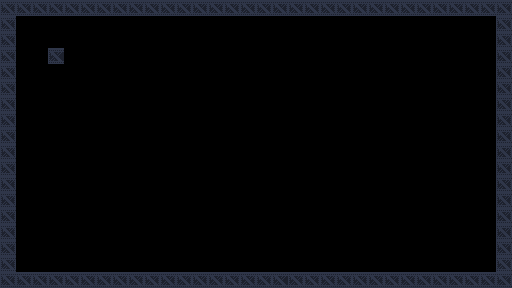

A 2D game scene composited from a Tiled map and its tileset images. What follows is a short description and the map's XML, with every tile layer's data as written:
An orthogonal 32x18 tile map with 16x16 px tiles, 2 tile layers (background, details), 2 tilesets and 11 objects (3x gravity, 3x door_1, spawn, goal, switch_1, ...).

<map version="1.5" tiledversion="1.7.2" orientation="orthogonal" renderorder="right-down" width="32" height="18" tilewidth="16" tileheight="16" infinite="0" nextlayerid="4" nextobjectid="35">
 <tileset firstgid="1" source="industrial.v2.tsx" />
 <tileset firstgid="1025" source="Dungeon Sprites.tsx" />
 <layer id="3" name="background" width="32" height="18">
  <data encoding="csv">
0,0,0,0,0,0,0,0,0,0,0,0,0,0,0,0,0,0,0,0,0,0,0,0,0,0,0,0,0,0,0,0,
0,0,0,0,0,0,0,0,0,0,0,0,0,0,0,0,0,0,0,0,0,0,0,0,0,0,0,0,0,0,0,0,
0,0,0,0,0,0,0,0,0,0,0,0,0,0,0,0,0,0,0,0,0,0,0,0,0,0,0,0,0,0,0,0,
0,0,0,0,0,0,0,0,0,0,0,0,0,0,0,0,0,0,0,0,0,0,0,0,0,0,0,0,0,0,0,0,
0,0,0,0,0,0,0,0,0,0,0,0,0,0,0,0,0,0,0,0,0,0,0,0,0,0,0,0,0,0,0,0,
0,0,0,0,0,0,0,0,0,0,0,0,0,0,0,0,0,0,0,0,0,0,0,0,0,0,0,0,0,0,0,0,
0,0,0,0,0,0,0,0,0,0,0,0,0,0,0,0,0,0,0,0,0,0,0,0,0,0,0,0,0,0,0,0,
0,0,0,0,0,0,0,0,0,0,0,0,0,0,0,0,0,0,0,0,0,0,0,0,0,0,0,0,0,0,0,0,
0,0,0,0,0,0,0,0,0,0,0,0,0,0,0,0,0,0,0,0,0,0,0,0,0,0,0,0,0,0,0,0,
0,0,0,0,0,0,0,0,0,0,0,0,0,0,0,0,0,0,0,0,0,0,0,0,0,0,0,0,0,0,0,0,
0,0,0,0,0,0,0,0,0,0,0,0,0,0,0,0,0,0,0,0,0,0,0,0,0,0,0,0,0,0,0,0,
0,0,0,0,0,0,0,0,0,0,0,0,0,0,0,0,0,0,0,0,0,0,0,0,0,0,0,0,0,0,0,0,
0,0,0,0,0,0,0,0,0,0,0,0,0,0,0,0,0,0,0,0,0,0,0,0,0,0,0,0,0,0,0,0,
0,0,0,0,0,0,0,0,0,0,0,0,0,0,0,0,0,0,0,0,0,0,0,0,0,0,0,0,0,0,0,0,
0,0,0,0,0,0,0,0,0,0,0,0,0,0,0,0,0,0,0,0,0,0,0,0,0,0,0,0,0,0,0,0,
0,0,0,0,0,0,0,0,0,0,0,0,0,0,0,0,0,0,0,0,0,0,0,0,0,0,0,0,0,0,0,0,
0,0,0,0,0,0,0,0,0,0,0,0,0,0,0,0,0,0,0,0,0,0,0,0,0,0,0,0,0,0,0,0,
0,0,0,0,0,0,0,0,0,0,0,0,0,0,0,0,0,0,0,0,0,0,0,0,0,0,0,0,0,0,0,0
</data>
 </layer>
 <layer id="1" name="details" width="32" height="18">
  <properties>
   <property name="physics" type="bool" value="true" />
  </properties>
  <data encoding="csv">
54,54,54,54,54,54,54,54,54,54,54,54,54,54,54,54,54,54,54,54,54,54,54,54,54,54,54,54,54,54,54,54,
54,0,0,0,0,0,0,0,0,0,0,0,0,0,0,0,0,0,0,0,0,0,0,0,0,0,0,0,0,0,0,54,
54,0,0,0,0,0,0,0,0,0,0,0,0,0,0,0,0,0,0,0,0,0,0,0,0,0,0,0,0,0,0,54,
54,0,0,20,0,0,0,0,0,0,0,0,0,0,0,0,0,0,0,0,0,0,0,0,0,0,0,0,0,0,0,54,
54,0,0,0,0,0,0,0,0,0,0,0,0,0,0,0,0,0,0,0,0,0,0,0,0,0,0,0,0,0,0,54,
54,0,0,0,0,0,0,0,0,0,0,0,0,0,0,0,0,0,0,0,0,0,0,0,0,0,0,0,0,0,0,54,
54,0,0,0,0,0,0,0,0,0,0,0,0,0,0,0,0,0,0,0,0,0,0,0,0,0,0,0,0,0,0,54,
54,0,0,0,0,0,0,0,0,0,0,0,0,0,0,0,0,0,0,0,0,0,0,0,0,0,0,0,0,0,0,54,
54,0,0,0,0,0,0,0,0,0,0,0,0,0,0,0,0,0,0,0,0,0,0,0,0,0,0,0,0,0,0,54,
54,0,0,0,0,0,0,0,0,0,0,0,0,0,0,0,0,0,0,0,0,0,0,0,0,0,0,0,0,0,0,54,
54,0,0,0,0,0,0,0,0,0,0,0,0,0,0,0,0,0,0,0,0,0,0,0,0,0,0,0,0,0,0,54,
54,0,0,0,0,0,0,0,0,0,0,0,0,0,0,0,0,0,0,0,0,0,0,0,0,0,0,0,0,0,0,54,
54,0,0,0,0,0,0,0,0,0,0,0,0,0,0,0,0,0,0,0,0,0,0,0,0,0,0,0,0,0,0,54,
54,0,0,0,0,0,0,0,0,0,0,0,0,0,0,0,0,0,0,0,0,0,0,0,0,0,0,0,0,0,0,54,
54,0,0,0,0,0,0,0,0,0,0,0,0,0,0,0,0,0,0,0,0,0,0,0,0,0,0,0,0,0,0,54,
54,0,0,0,0,0,0,0,0,0,0,0,0,0,0,0,0,0,0,0,0,0,0,0,0,0,0,0,0,0,0,54,
54,0,0,0,0,0,0,0,0,0,0,0,0,0,0,0,0,0,0,0,0,0,0,0,0,0,0,0,0,0,0,54,
54,54,54,54,54,54,54,54,54,54,54,54,54,54,54,54,54,20,54,54,54,54,54,54,54,54,54,54,54,54,54,54
</data>
 </layer>
 <objectgroup id="2" name="objects">
  <object id="2" name="spawn" gid="513" x="24" y="40" width="16" height="16" />
  <object id="3" name="goal" gid="330" x="432" y="224" width="16" height="16" />
  <object id="12" name="gravity" gid="526" x="24" y="88" width="16" height="16" />
  <object id="18" name="door_1" gid="138" x="144" y="176" width="16" height="16" />
  <object id="19" name="door_1" gid="138" x="160" y="176" width="16" height="16" />
  <object id="20" name="door_1" gid="138" x="176" y="176" width="16" height="16" />
  <object id="23" name="gravity" gid="526" x="72" y="40" width="16" height="16" />
  <object id="27" name="switch_1" gid="262" x="256" y="128" width="16" height="16" />
  <object id="32" name="gravity" gid="526" x="432" y="136" width="16" height="16" />
  <object id="33" name="movable" x="272" y="48">
   <polyline points="0,0 0,32" />
  </object>
  <object id="34" name="gravity_constant" gid="330" x="352" y="144" width="16" height="16">
   <properties>
    <property name="constant" type="bool" value="true" />
   </properties>
  </object>
 </objectgroup>
</map>
